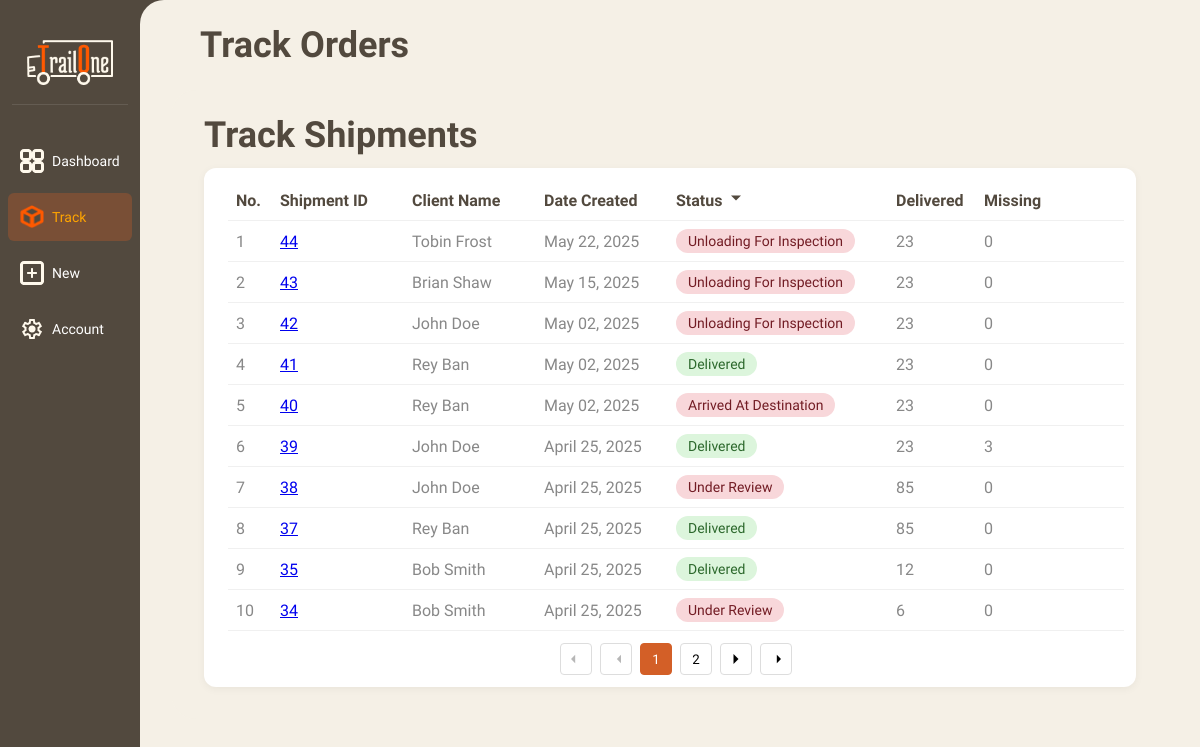
Screenshot of /orders/track with the database file from the repository.
### order/models.py (models this page shows, shortened)
class Shipment(models.Model):
    shipment_id = models.AutoField(primary_key=True)
    user = models.ForeignKey(Users, db_column="user_id", on_delete=models.CASCADE)  # Use Users model instead of the default User
    status = models.CharField(max_length=50, null=True, blank=True)
    created_at = models.DateTimeField(auto_now_add=True)  # Automatically set the timestamp when created
    updated_at = models.DateTimeField(auto_now=True)      # Automatically set the timestamp when updated

### authentication/models.py (models this page shows, shortened)
class Users(AbstractBaseUser, PermissionsMixin):
    user_id = models.AutoField(primary_key=True)
    name = models.CharField(max_length=100, null=True, blank=True)
    role = models.CharField(max_length=50, null=True, blank=True)
    email = models.EmailField(max_length=100, unique=True, null=True, blank=True)
    password_hash = models.CharField(max_length=255, null=True, blank=True)
    is_active = models.BooleanField(default=True)
    is_staff = models.BooleanField(default=False)
    objects = CustomUserManager()
    USERNAME_FIELD = 'email'
    REQUIRED_FIELDS = ['name']
    class Meta:
        db_table = 'Users'
        verbose_name_plural = 'Users'

### order/views.py (the view)
# urls.py: path('orders/track', views.view_track_orders, name='view_track_orders'),
def view_track_orders(request):
    status_filter = request.GET.get('status', None)
    if request.session.get('user_role') == 'CLIENT':
        user_id = request.session.get('user_id')
        shipments = Shipment.objects.filter(user_id=user_id)
    else:
        shipments = Shipment.objects.all()
    if status_filter:
        shipments = shipments.filter(status=status_filter)
    shipments = shipments.order_by('-shipment_id', '-created_at')
    def calculate_totals(shipments):
        for shipment in shipments:
            total_quantity = sum(item.quantity for item in shipment.items.all())
            shipment.total_quantity = total_quantity
            total_missing = sum(item.missing for item in shipment.items.all())
            shipment.total_missing = total_missing
        return shipments
    shipments = calculate_totals(shipments)
    paginator = Paginator(shipments, 10)
    page_number = request.GET.get('page')
    page_obj = paginator.get_page(page_number)
    total_missing = sum(s.total_missing for s in page_obj.object_list if s.status == 'delivered')
    total_delivered = sum(s.total_quantity for s in page_obj.object_list if s.status == 'delivered')
    return render(request, 'orders/view_track_orders.html', {
        'page_obj': page_obj,
        'total_missing': total_missing,
        'total_delivered': total_delivered,
        'status_filter': status_filter,
    })

### order/templates/orders/view_track_orders.html (shortened to what this page needs)
{% extends 'base.html' %}
{% load static %}
{% block page_name %}Track Orders{% endblock %}
{% block content %}
<div class="main-content">
  <div class="content-wrapper">
    <h1 class="page-title">Track Shipments</h1>
    <div class="table-container">
      <div class="table-header">
        <div class="table-cell cell-no" style="width: 5%;"><b>No.</b></div>
        <div class="table-cell cell-product-id" style="width: 15%;"><b>Shipment ID</b></div>
        <div class="table-cell cell-client" style="width: 15%;">
          <b>Client Name</b>
        </div>
        <div class="table-cell cell-date" style="width: 15%;">
          <b>Date Created</b>
        </div>
        <div class="table-cell cell-status" style="width: 25%;">
          <b>Status</b>
          <div class="sort-icon-container" style="position: relative;">
            <svg class="icon sort-icon" viewBox="0 0 24 24" fill="none" stroke="currentColor" stroke-width="2" stroke-linecap="round" stroke-linejoin="round" width="16" height="16" onclick="toggleDropdown()">
              <polyline points="9 18 15 12 9 6"></polyline>
            </svg>
          </div>
        </div>
        <div class="table-cell cell-delivered" style="width: 10%;"><b>Delivered</b></div>
        <div class="table-cell cell-missing" style="width: 10%;"><b>Missing</b></div>
      </div>
      {% for shipment in page_obj %}
      <div class="table-row">
        <div class="table-cell cell-no text-gray" style="width: 5%;">{{ forloop.counter }}</div>
        <div class="table-cell cell-product-id font-medium" style="width: 15%;"><a href="{% url 'view_track_order_detail' id=shipment.shipment_id %}">{{ shipment.shipment_id }}</a></div>
        <div class="table-cell cell-client text-gray" style="width: 15%;">{{ shipment.user.name }}</div>
        <div class="table-cell cell-date text-gray" style="width: 15%;">{{ shipment.created_at|date:"F d, Y" }}</div>
        <div class="table-cell cell-status" style="width: 25%;">
          <span class="status-badge {% if shipment.status == 'delivered' %}status-completed
          {% elif shipment.status == 'pending' %}status-pending
          {% else %}status-cancelled{% endif %}">
            {% if shipment.status == 'shipped' %}
              Shipped
            {% elif shipment.status == 'arrived_at_destination' %}
              Arrived At Destination
            {% elif shipment.status == 'unloading_for_inspection' %}
              Unloading For Inspection
            {% elif shipment.status == 'under_review' %}
              Under Review
            {% elif shipment.status == 'delivered' %}
              Delivered
            {% elif shipment.status == 'pending' %}
              Pending
            {% else %}
              {{ shipment.status|title }}
            {% endif %}
          </span>
        </div>
        <div class="table-cell cell-delivered text-gray" style="width: 10%;">{{ shipment.total_quantity }}</div>
        <div class="table-cell cell-missing text-gray" style="width: 10%;">
          {% if shipment.status == 'delivered' %}
            {{ shipment.total_missing }}
          {% else %}
            0
          {% endif %}
        </div>
      </div>
      {% endfor %}
      <div class="pagination">
        {% if page_obj.has_previous %}
          <button class="page-button" onclick="location.href='?page=1'" aria-label="First">
            <svg class="icon" viewBox="0 0 24 24" fill="none" stroke="currentColor" stroke-width="2" stroke-linecap="round" stroke-linejoin="round" width="16" height="16">
              <polyline points="11 17 6 12 11 7"></polyline>
            </svg>
          </button>
          <button class="page-button" onclick="location.href='?page={{ page_obj.previous_page_number }}'" aria-label="Previous">
            <svg class="icon" viewBox="0 0 24 24" fill="none" stroke="currentColor" stroke-width="2" stroke-linecap="round" stroke-linejoin="round" width="16" height="16">
              <polyline points="18 17 13 12 18 7"></polyline>
            </svg>
          </button>
        {% else %}
          <button class="page-button" disabled>
            <svg class="icon" viewBox="0 0 24 24" fill="none" stroke="currentColor" stroke-width="2" stroke-linecap="round" stroke-linejoin="round" width="16" height="16">
              <polyline points="11 17 6 12 11 7"></polyline>
            </svg>
          </button>
          <button class="page-button" disabled>
            <svg class="icon" viewBox="0 0 24 24" fill="none" stroke="currentColor" stroke-width="2" stroke-linecap="round" stroke-linejoin="round" width="16" height="16">
              <polyline points="18 17 13 12 18 7"></polyline>
            </svg>
          </button>
        {% endif %}
        {% for num in page_obj.paginator.page_range %}
          <button class="page-button {% if page_obj.number == num %}active{% endif %}" onclick="location.href='?page={{ num }}'" aria-label="Page {{ num }}">{{ num }}</button>
        {% endfor %}
        {% if page_obj.has_next %}
          <button class="page-button" onclick="location.href='?page={{ page_obj.next_page_number }}'" aria-label="Next">
            <svg class="icon" viewBox="0 0 24 24" fill="none" stroke="currentColor" stroke-width="2" stroke-linecap="round" stroke-linejoin="round" width="16" height="16">
              <polyline points="9 18 15 12 9 6"></polyline>
            </svg>
          </button>
          <button class="page-button" onclick="location.href='?page={{ page_obj.paginator.num_pages }}'" aria-label="Last">
            <svg class="icon" viewBox="0 0 24 24" fill="none" stroke="currentColor" stroke-width="2" stroke-linecap="round" stroke-linejoin="round" width="16" height="16">
              <polyline points="13 17 18 12 13 7"></polyline>
            </svg>
          </button>
        {% endif %}
      </div>
    </div>
  </div>
</div>
{% endblock %}

### order/static/css/style2.css (style rules this page uses)
* { margin: 0; padding: 0; box-sizing: border-box; font-family: 'Quicksand', sans-serif; }
.table-container { background-color: white; border-radius: 8px; overflow: hidden; box-shadow: 0 2px 5px rgba(0, 0, 0, 0.1); }
.pagination { display: flex; justify-content: center; margin-top: 20px; align-items: center; }
body { background-color: #52493E; color: #333; height: 100vh; display: flex; overflow: hidden; }
.main-content { flex: 1; background-color: #f5f0e6; border-radius: 24px 0 0 24px; overflow: auto; }
.content-wrapper { padding-top: 24px; padding-left: 12px; }
.page-title { font-size: 36px; font-weight: bold; color: #52493E; margin-bottom: 12px; }
.table-header { display: flex; align-items: center; padding: 8px; border-bottom: 1px solid #f0f0f0; color: #52493E; font-weight: 500; }
.table-cell { display: flex; align-items: center; }
.cell-no { width: 64px; }
.cell-product-id { width: 160px; }
.cell-client { width: 192px; }
.cell-date { width: 192px; }
.cell-status { width: 128px; }
.cell-delivered { width: 128px; }
.cell-missing { width: 128px; }
.sort-icon { margin-left: 4px; transform: rotate(90deg); }
.table-row { display: flex; align-items: center; padding: 8px; border-bottom: 1px solid #f0f0f0; color: #52493E; }
.text-gray { color: #888; }
.font-medium { font-weight: 500; }
.status-badge { padding: 4px 12px; border-radius: 9999px; font-size: 14px; }
.status-completed { background-color: #dcf5dc; color: #2c682c; }
.status-cancelled { background-color: #f8d7da; color: #721c24; }
.page-button { width: 32px; height: 32px; display: flex; align-items: center; justify-content: center; border-radius: 4px; border: 1px solid #ddd; background-color: transparent; cursor: pointer; }
.page-button.active { background-color: #d35f27; color: white; border-color: #d35f27; }
.icon { display: inline-block; width: 20px; height: 20px; stroke-width: 0; stroke: currentColor; fill: currentColor; }
* { margin: 0; padding: 0; box-sizing: border-box; font-family: 'Sen'; }
.content-wrapper { padding-top: 24px; padding-left: 32px; padding-right: 32px; padding-bottom: 32px; }
.page-title { font-size: 36px; font-weight: bold; color: #52493E; margin-bottom: 24px; }
.content-wrapper { padding-top: 24px; padding-left: 32px; }
.table-container { background-color: white; border-radius: 12px; padding: 12px; padding-left:24px; box-shadow: 0 2px 8px rgba(0, 0, 0, 0.05); }
.pagination { display: flex; justify-content: center; align-items: center; gap: 8px; margin-top: 12px; color: #52493E; }
.cell-no { width: 84px; }

### rows the page displays
Shipment: shipment_id "44", user.name "Tobin Frost", created_at "May 22, 2025", shows "Unloading For Inspection", total_quantity "23"
Shipment: shipment_id "43", user.name "Brian Shaw", created_at "May 15, 2025", shows "Unloading For Inspection", total_quantity "23"
Shipment: shipment_id "42", user.name "John Doe", created_at "May 02, 2025", shows "Unloading For Inspection", total_quantity "23"
Shipment: shipment_id "41", user.name "Rey Ban", created_at "May 02, 2025", status "Delivered", total_quantity "23", total_missing "0"
Shipment: shipment_id "40", user.name "Rey Ban", created_at "May 02, 2025", shows "Arrived At Destination", total_quantity "23"
Shipment: shipment_id "39", user.name "John Doe", created_at "April 25, 2025", status "Delivered", total_quantity "23", total_missing "3"
Shipment: shipment_id "38", user.name "John Doe", created_at "April 25, 2025", status "Under Review", total_quantity "85"
Shipment: shipment_id "37", user.name "Rey Ban", created_at "April 25, 2025", status "Delivered", total_quantity "85", total_missing "0"
Shipment: shipment_id "35", user.name "Bob Smith", created_at "April 25, 2025", status "Delivered", total_quantity "12", total_missing "0"
Shipment: shipment_id "34", user.name "Bob Smith", created_at "April 25, 2025", status "Under Review", total_quantity "6"

### other values shown
{{ num }} "1" "2"
